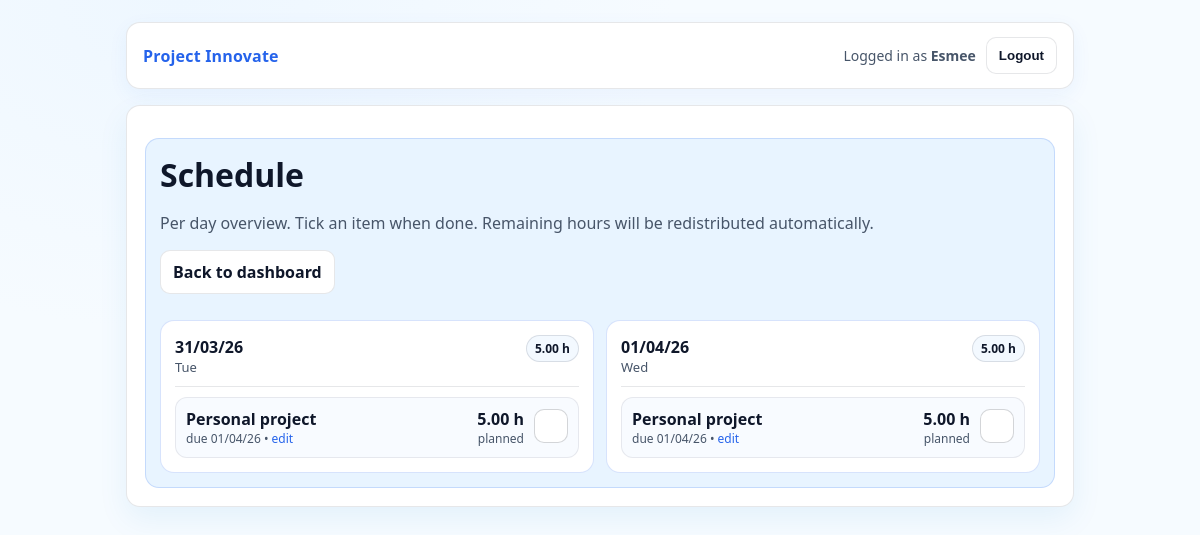
/schedule (signed in), run on the app's committed database.
### app.py (models this page shows, shortened)
class User(UserMixin, db.Model):
    id = db.Column(db.Integer, primary_key=True)
    username = db.Column(db.String(80), unique=True, nullable=False)
    password_hash = db.Column(db.String(255), nullable=False)

class Assignment(db.Model):
    id = db.Column(db.Integer, primary_key=True)
    user_id = db.Column(db.Integer, db.ForeignKey("user.id"), nullable=False)
    title = db.Column(db.String(200), nullable=False)
    start_date = db.Column(db.Date, nullable=False)
    due_date = db.Column(db.Date, nullable=False)
    total_hours = db.Column(db.Float, nullable=False)

### app.py (the view)
@app.route("/schedule")
@login_required
def schedule():
    assignments = (
        Assignment.query
        .filter_by(user_id=current_user.id)
        .order_by(Assignment.due_date.asc())
        .all()
    )
    schedule_map = build_schedule(assignments)
    today = date.today()
    schedule_map = {d: items for d, items in schedule_map.items() if d >= today}
    return render_template("schedule.html", schedule_map=schedule_map)

### app.py (called while the page is built)
@app.template_filter("dmy")
def format_dmy(value):
    if value is None:
        return ""
    if isinstance(value, datetime):
        value = value.date()
    return value.strftime("%d/%m/%y")

@login_manager.user_loader
def load_user(user_id):
    return db.session.get(User, int(user_id))

### templates/schedule.html (shortened to what this page needs)
{% extends "base.html" %}
{% block content %}
  <h1>Schedule</h1>
  <p class="muted">
    Per day overview. Tick an item when done. Remaining hours will be redistributed automatically.
  </p>
  <div class="actions">
    <a class="btn" href="{{ url_for('dashboard') }}">Back to dashboard</a>
  </div>
  {% if schedule_map %}
    <div style="display:grid;grid-template-columns:repeat(auto-fit, minmax(280px, 1fr));gap:12px;margin-top:12px;">
      {% for day, items in schedule_map.items() %}
        <div class="panel" style="background:#ffffff;">
          <div style="display:flex;justify-content:space-between;align-items:baseline;gap:10px;">
            <div>
              <div style="font-weight:800;font-size:16px;">{{ day|dmy }}</div>
              <div class="muted" style="font-size:13px;">
                {% set weekday_names = ["Mon","Tue","Wed","Thu","Fri","Sat","Sun"] %}
                {{ weekday_names[day.weekday()] }}
              </div>
            </div>
            {% set total = namespace(v=0) %}
            {% for item in items %}
              {% set total.v = total.v + item.planned_hours %}
            {% endfor %}
            <span class="badge"><strong>{{ "%.2f"|format(total.v) }}</strong> h</span>
          </div>
          <hr style="border:none;border-top:1px solid rgba(15,23,42,.10);margin:10px 0;">
          <div style="display:flex;flex-direction:column;gap:8px;">
            {% for item in items %}
              {% set a = item.assignment %}
              <div style="
                display:grid;
                grid-template-columns: 1fr auto auto;
                gap:10px;
                align-items:center;
                padding:10px;
                border-radius:12px;
                border:1px solid rgba(15,23,42,.08);
                background: {% if item.done %}rgba(34,197,94,.10){% else %}#f8fbff{% endif %};
              ">
                <div style="min-width:0;">
                  <div style="font-weight:800;white-space:nowrap;overflow:hidden;text-overflow:ellipsis;">
                    {{ a.title }}
                  </div>
                  <div class="muted" style="font-size:12px;">
                    due {{ a.due_date|dmy }}
                    • <a href="{{ url_for('edit_assignment', assignment_id=a.id) }}">edit</a>
                  </div>
                </div>
                <div style="text-align:right;">
                  <div style="font-weight:900;">{{ "%.2f"|format(item.planned_hours) }} h</div>
                  <div class="muted" style="font-size:12px;">planned</div>
                </div>
                <form method="post" action="{{ url_for('schedule_toggle') }}" style="margin:0;">
                  {% if item.done %}
                    <input type="hidden" name="action" value="uncheck">
                    <button type="submit" title="Mark as not done"
                      style="
                        width:34px;height:34px;
                        border-radius:10px;
                        border:1px solid rgba(34,197,94,.40);
                        background: rgba(34,197,94,.18);
                        color:#14532d;
                        font-weight:900;
                        cursor:pointer;
                      "
                    >✓</button>
                  {% else %}
                    <button type="submit" title="Mark as done" {% if item.planned_hours <= 0 %}disabled{% endif %}
                      style="
                        width:34px;height:34px;
                        border-radius:10px;
                        border:1px solid rgba(15,23,42,.18);
                        background:#ffffff;
                        color:#0f172a;
                        font-weight:900;
                        cursor:pointer;
                      "
                    ></button>
                  {% endif %}
                </form>
              </div>
            {% endfor %}
          </div>
        </div>
      {% endfor %}
    </div>
  {% else %}
    <p class="muted">No assignments yet, so there’s no schedule.</p>
  {% endif %}
{% endblock %}

### templates/base.html (shortened to what this page needs)
<!doctype html>
<html lang="en">
  <head>
    <link rel="stylesheet" href="{{ url_for('static', filename='style.css') }}">
  </head>
  <body>
    <div class="container">
      <div class="nav">
        <div class="brand">
          <a href="{{ url_for('dashboard') }}">Project Innovate</a>
        </div>
        <div class="nav-right">
          {% if current_user.is_authenticated %}
            <span>Logged in as <strong>{{ current_user.username }}</strong></span>
            <form method="post" action="{{ url_for('logout') }}" style="margin:0;">
              <button class="btn" type="submit">Logout</button>
            </form>
          {% else %}
            <a class="btn" href="{{ url_for('login') }}">Login</a>
            <a class="btn btn-primary" href="{{ url_for('register') }}">Register</a>
          {% endif %}
        </div>
      </div>
      <div class="card">
        <div class="panel">
          {% block content %}{% endblock %}
        </div>
      </div>
    </div>
  </body>
</html>

### static/style.css (style rules this page uses)
:root { --bg1: #f6fbff; --bg2: #eef7ff; --card: #e8f4ff; --card2:#ffffff; --text: #0f172a; --muted:#475569; --border: rgba(15, 23, 42, 0.10); --primary: #2563eb; --primaryHover:#1d4ed8; --danger: #dc2626; --dangerHover:#b91c1c; }
* { box-sizing:border-box; }
html, body { height:100%; }
body { margin:0; font-family: ui-sans-serif, system-ui, -apple-system, Segoe UI, Roboto, Arial; color: var(--text); background: radial-gradient(900px 600px at 15% 0%, var(--bg2) 0%, var(--bg1) 55%), linear-gradient(180deg, var(--bg1), #ffffff); }
a { color: var(--primary); text-decoration:none; }
.container { max-width: 980px; margin: 0 auto; padding: 22px 16px 60px; }
.nav { display:flex; justify-content:space-between; align-items:center; gap: 12px; padding: 14px 16px; border: 1px solid var(--border); background: #ffffff; border-radius: 14px; box-shadow: 0 6px 20px rgba(37,99,235,.06); }
.brand { font-weight: 800; letter-spacing: .2px; }
.nav-right { display:flex; align-items:center; gap: 10px; color: var(--muted); font-size: 14px; }
.card { margin-top: 16px; border: 1px solid var(--border); background: var(--card2); border-radius: 14px; padding: 18px; box-shadow: 0 12px 30px rgba(2,132,199,.08); }
.card h1, .card h2 { margin: 0 0 10px; }
.panel { margin-top: 14px; border: 1px solid rgba(37,99,235,.18); background: var(--card); border-radius: 14px; padding: 14px; }
.muted { color: var(--muted); }
.actions { display:flex; flex-wrap:wrap; gap:10px; margin-top: 10px; }
.btn { display:inline-flex; align-items:center; justify-content:center; padding: 10px 12px; border-radius: 10px; border: 1px solid var(--border); background: #ffffff; color: var(--text); cursor:pointer; font-weight: 700; }
.panel { background: #e8f4ff; border: 1px solid rgba(37,99,235,.18); }
.badge { display:inline-block; padding: 4px 8px; border-radius: 999px; font-size: 12px; border: 1px solid rgba(15,23,42,.12); background: #f3f9ff; color: #0f172a; font-weight: 800; }

### data on the page
User: username "Esmee"
Assignment: title "Personal project" "Personal project", due_date|dmy "01/04/26" "01/04/26"

### other printed values
{{ day|dmy }} "31/03/26" "01/04/26"
{{ weekday_names[day.weekday()] }} "Tue" "Wed"
{{ "%.2f"|format(total.v) }} "5.00" "5.00"
{{ "%.2f"|format(item.planned_hours) }} "5.00" "5.00"
